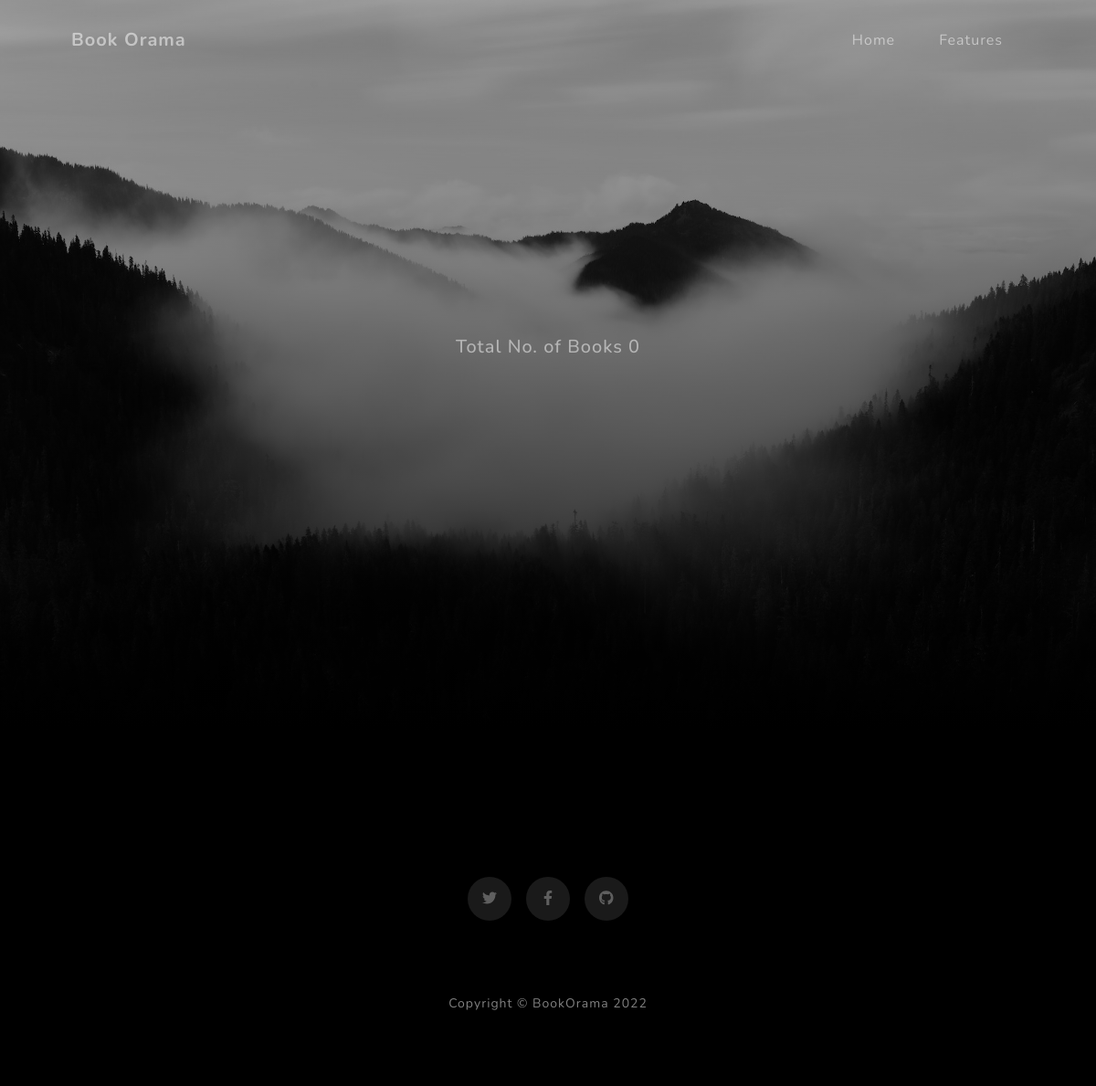
The app's page /library/2 (signed in), older data.
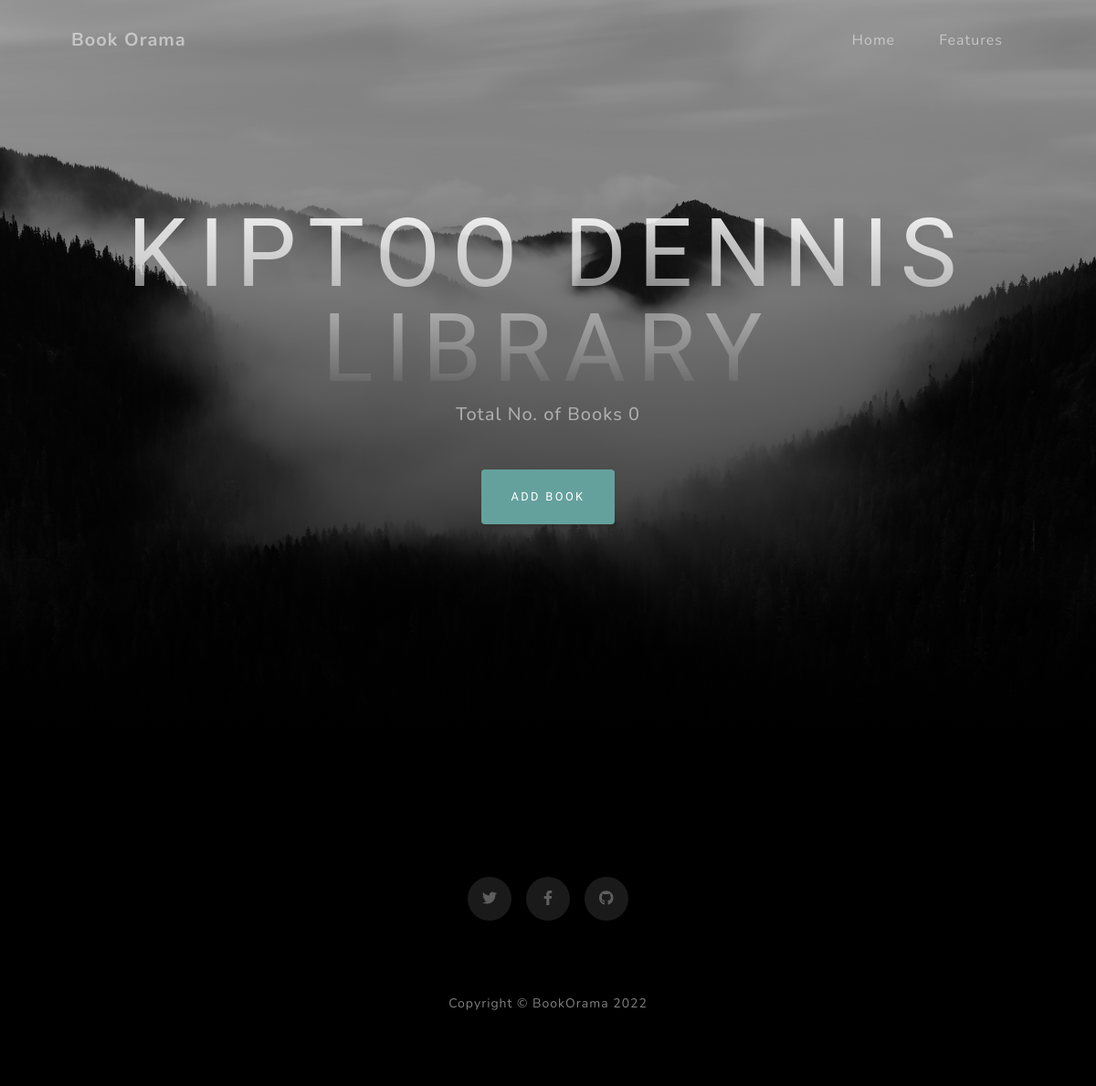
The same page, newer data.
### app/models.py (models this page shows)
class Library(db.Model):
    id = db.Column(db.Integer, primary_key=True)
    name = db.Column(db.String(255))
    location = db.Column(db.String(255))
    library_cognito = db.Column(db.Boolean())
    user_id = db.Column(db.Integer(), db.ForeignKey('user.id'))
    books = db.relationship('Book', backref='library', lazy='dynamic')

### app/routes.py (the view)
@app.route('/library/<int:id>')
@login_required
def library(id):
    library = Library.query.get(id)
    count = Book.query.filter_by(library_id=id).count()
    user = User.query.all()
    return render_template('library.html', library=library, count=count)

### app/models.py (called while the page is built)
@login.user_loader
def load_user(id):
    return User.query.get(int(id))

### app/templates/library.html (shortened to what this page needs)
<!DOCTYPE html>
<html lang="en">
    <head>
        <link href="{{url_for('static',filename='css/styles.css')}}" rel="stylesheet" />
    </head>
    <body id="page-top">
        <nav class="navbar navbar-expand-lg navbar-light fixed-top" id="mainNav">
            <div class="container px-4 px-lg-5">
                <a class="navbar-brand" href="#page-top">Book Orama</a>
                <div class="collapse navbar-collapse" id="navbarResponsive">
                    <ul class="navbar-nav ms-auto">
                        <li class="nav-item"><a class="nav-link" href="{{url_for('home')}}">Home</a></li>
                        <li class="nav-item"><a class="nav-link" href="#">
                        Features</a></li>
                    </ul>
                </div>
            </div>
        </nav>
        <header class="masthead">
            <div class="container px-4 px-lg-5 d-flex h-100 align-items-center justify-content-center">
                <div class="d-flex justify-content-center">
                    <div class="text-center">
                        <h1 class="mx-auto my-0 text-uppercase">{{library.name}}</h1>
                        <h2 class="text-white-50 mx-auto mt-2 mb-5">Total No. of Books {{count}}</h2>
                        {% if library.user_id == current_user.id %}
                        <a class="btn btn-primary" href="{{url_for('addbook')}}">Add Book</a>
                        {% endif %}
                    </div>
                </div>
            </div>
        </header>
        <section class="contact-section bg-black">
            <div class="container px-4 px-lg-5">
                <div class="social d-flex justify-content-center">
                    <a class="mx-2" href="#!"><i class="fab fa-twitter"></i></a>
                    <a class="mx-2" href="#!"><i class="fab fa-facebook-f"></i></a>
                    <a class="mx-2" href="#!"><i class="fab fa-github"></i></a>
                </div>
            </div>
        </section>
        <footer class="footer bg-black small text-center text-white-50">
            <div class="container px-4 px-lg-5">Copyright &copy; BookOrama 2022</div></footer>
    </body>
</html>

Row changes from the older to the newer data that the page shows:
added Library: name "KIPTOO DENNIS LIBRARY"
Text that changed along with them:
text now shown: "ADD BOOK"
